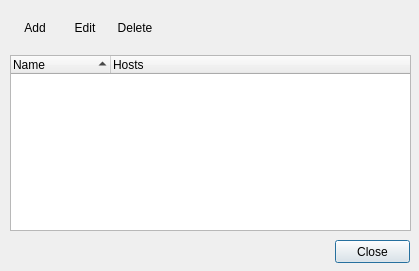
<ui version="4.0" >
 <class>StationsDialog</class>
 <widget class="QDialog" name="StationsDialog" >
  <property name="geometry" >
   <rect>
    <x>0</x>
    <y>0</y>
    <width>419</width>
    <height>271</height>
   </rect>
  </property>
  <property name="windowTitle" >
   <string>Stations</string>
  </property>
  <property name="windowIcon" >
   <iconset resource="lastcast.qrc" >
    <normaloff>:/ui/resources/ui/transmit.png</normaloff>:/ui/resources/ui/transmit.png</iconset>
  </property>
  <property name="modal" >
   <bool>true</bool>
  </property>
  <widget class="QTreeWidget" name="treeStations" >
   <property name="geometry" >
    <rect>
     <x>10</x>
     <y>55</y>
     <width>401</width>
     <height>176</height>
    </rect>
   </property>
   <property name="sizePolicy" >
    <sizepolicy vsizetype="Preferred" hsizetype="Preferred" >
     <horstretch>0</horstretch>
     <verstretch>0</verstretch>
    </sizepolicy>
   </property>
   <property name="rootIsDecorated" >
    <bool>false</bool>
   </property>
   <property name="sortingEnabled" >
    <bool>true</bool>
   </property>
   <property name="expandsOnDoubleClick" >
    <bool>true</bool>
   </property>
   <column>
    <property name="text" >
     <string>Name</string>
    </property>
   </column>
   <column>
    <property name="text" >
     <string>Hosts</string>
    </property>
   </column>
  </widget>
  <widget class="QToolButton" name="btnStationEdit" >
   <property name="geometry" >
    <rect>
     <x>60</x>
     <y>5</y>
     <width>50</width>
     <height>45</height>
    </rect>
   </property>
   <property name="text" >
    <string>Edit</string>
   </property>
   <property name="icon" >
    <iconset resource="lastcast.qrc" >
     <normaloff>:/ui/resources/ui/transmit_edit.png</normaloff>:/ui/resources/ui/transmit_edit.png</iconset>
   </property>
   <property name="toolButtonStyle" >
    <enum>Qt::ToolButtonTextUnderIcon</enum>
   </property>
   <property name="autoRaise" >
    <bool>true</bool>
   </property>
  </widget>
  <widget class="QToolButton" name="btnStationDelete" >
   <property name="geometry" >
    <rect>
     <x>110</x>
     <y>5</y>
     <width>50</width>
     <height>45</height>
    </rect>
   </property>
   <property name="text" >
    <string>Delete</string>
   </property>
   <property name="icon" >
    <iconset resource="lastcast.qrc" >
     <normaloff>:/ui/resources/ui/transmit_delete.png</normaloff>:/ui/resources/ui/transmit_delete.png</iconset>
   </property>
   <property name="toolButtonStyle" >
    <enum>Qt::ToolButtonTextUnderIcon</enum>
   </property>
   <property name="autoRaise" >
    <bool>true</bool>
   </property>
  </widget>
  <widget class="QToolButton" name="btnStationAdd" >
   <property name="geometry" >
    <rect>
     <x>10</x>
     <y>5</y>
     <width>50</width>
     <height>45</height>
    </rect>
   </property>
   <property name="text" >
    <string>Add</string>
   </property>
   <property name="icon" >
    <iconset resource="lastcast.qrc" >
     <normaloff>:/ui/resources/ui/transmit_add.png</normaloff>:/ui/resources/ui/transmit_add.png</iconset>
   </property>
   <property name="toolButtonStyle" >
    <enum>Qt::ToolButtonTextUnderIcon</enum>
   </property>
   <property name="autoRaise" >
    <bool>true</bool>
   </property>
  </widget>
  <widget class="QPushButton" name="btnClose" >
   <property name="geometry" >
    <rect>
     <x>335</x>
     <y>240</y>
     <width>75</width>
     <height>23</height>
    </rect>
   </property>
   <property name="text" >
    <string>Close</string>
   </property>
  </widget>
 </widget>
 <resources>
  <include location="lastcast.qrc" />
 </resources>
 <connections>
  <connection>
   <sender>btnStationAdd</sender>
   <signal>clicked()</signal>
   <receiver>StationsDialog</receiver>
   <slot>addStation()</slot>
   <hints>
    <hint type="sourcelabel" >
     <x>39</x>
     <y>30</y>
    </hint>
    <hint type="destinationlabel" >
     <x>-74</x>
     <y>83</y>
    </hint>
   </hints>
  </connection>
  <connection>
   <sender>btnStationEdit</sender>
   <signal>clicked()</signal>
   <receiver>StationsDialog</receiver>
   <slot>editStation()</slot>
   <hints>
    <hint type="sourcelabel" >
     <x>80</x>
     <y>26</y>
    </hint>
    <hint type="destinationlabel" >
     <x>-90</x>
     <y>368</y>
    </hint>
   </hints>
  </connection>
  <connection>
   <sender>btnStationDelete</sender>
   <signal>clicked()</signal>
   <receiver>StationsDialog</receiver>
   <slot>deleteStation()</slot>
   <hints>
    <hint type="sourcelabel" >
     <x>137</x>
     <y>23</y>
    </hint>
    <hint type="destinationlabel" >
     <x>-16</x>
     <y>314</y>
    </hint>
   </hints>
  </connection>
  <connection>
   <sender>btnClose</sender>
   <signal>clicked()</signal>
   <receiver>StationsDialog</receiver>
   <slot>accept()</slot>
   <hints>
    <hint type="sourcelabel" >
     <x>243</x>
     <y>401</y>
    </hint>
    <hint type="destinationlabel" >
     <x>226</x>
     <y>479</y>
    </hint>
   </hints>
  </connection>
  <connection>
   <sender>treeStations</sender>
   <signal>itemSelectionChanged()</signal>
   <receiver>StationsDialog</receiver>
   <slot>changeSelection()</slot>
   <hints>
    <hint type="sourcelabel" >
     <x>235</x>
     <y>206</y>
    </hint>
    <hint type="destinationlabel" >
     <x>-68</x>
     <y>393</y>
    </hint>
   </hints>
  </connection>
  <connection>
   <sender>treeStations</sender>
   <signal>itemDoubleClicked(QTreeWidgetItem*,int)</signal>
   <receiver>StationsDialog</receiver>
   <slot>selectStation()</slot>
   <hints>
    <hint type="sourcelabel" >
     <x>139</x>
     <y>225</y>
    </hint>
    <hint type="destinationlabel" >
     <x>-81</x>
     <y>430</y>
    </hint>
   </hints>
  </connection>
 </connections>
 <designerdata>
  <property name="gridDeltaX" >
   <number>5</number>
  </property>
  <property name="gridDeltaY" >
   <number>5</number>
  </property>
  <property name="gridSnapX" >
   <bool>true</bool>
  </property>
  <property name="gridSnapY" >
   <bool>true</bool>
  </property>
  <property name="gridVisible" >
   <bool>true</bool>
  </property>
 </designerdata>
 <slots>
  <slot>addStation()</slot>
  <slot>editStation()</slot>
  <slot>deleteStation()</slot>
  <slot>changeSelection()</slot>
  <slot>selectStation()</slot>
 </slots>
</ui>
